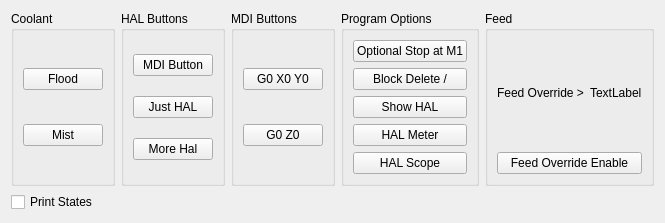
      <widget class="QWidget" name="tab_7">
       <attribute name="title">
        <string>Misc.</string>
       </attribute>
       <layout class="QGridLayout" name="gridLayout_28">
        <item row="0" column="2">
         <widget class="QGroupBox" name="groupBox_10">
          <property name="title">
           <string>MDI Buttons</string>
          </property>
          <layout class="QGridLayout" name="gridLayout_24">
           <item row="0" column="0">
            <widget class="QPushButton" name="pushButton">
             <property name="text">
              <string>G0 X0 Y0</string>
             </property>
             <property name="function" stdset="0">
              <string>mdi</string>
             </property>
             <property name="command" stdset="0">
              <string>G0 X0 Y0</string>
             </property>
            </widget>
           </item>
           <item row="1" column="0">
            <widget class="QPushButton" name="pushButton_2">
             <property name="text">
              <string>G0 Z0</string>
             </property>
             <property name="function" stdset="0">
              <string>mdi</string>
             </property>
             <property name="command" stdset="0">
              <string>G0 Z0</string>
             </property>
            </widget>
           </item>
          </layout>
         </widget>
        </item>
        <item row="1" column="0" colspan="3">
         <widget class="QCheckBox" name="print_states_cb">
          <property name="text">
           <string>Print States</string>
          </property>
         </widget>
        </item>
        <item row="0" column="4">
         <widget class="QGroupBox" name="groupBox_13">
          <property name="title">
           <string>Feed</string>
          </property>
          <layout class="QGridLayout" name="gridLayout_27">
           <item row="0" column="0">
            <widget class="QLabel" name="label_30">
             <property name="text">
              <string>Feed Override &gt;</string>
             </property>
            </widget>
           </item>
           <item row="0" column="1">
            <widget class="QLabel" name="feed_override_enabled_lb">
             <property name="text">
              <string>TextLabel</string>
             </property>
            </widget>
           </item>
           <item row="1" column="0" colspan="2">
            <widget class="QPushButton" name="feed_override_pb">
             <property name="text">
              <string>Feed Override Enable</string>
             </property>
            </widget>
           </item>
          </layout>
         </widget>
        </item>
        <item row="0" column="0">
         <widget class="QGroupBox" name="groupBox_11">
          <property name="title">
           <string>Coolant</string>
          </property>
          <layout class="QGridLayout" name="gridLayout_25">
           <item row="0" column="0">
            <widget class="QPushButton" name="flood_pb">
             <property name="text">
              <string>Flood</string>
             </property>
             <property name="checkable">
              <bool>true</bool>
             </property>
            </widget>
           </item>
           <item row="1" column="0">
            <widget class="QPushButton" name="mist_pb">
             <property name="text">
              <string>Mist</string>
             </property>
             <property name="checkable">
              <bool>true</bool>
             </property>
            </widget>
           </item>
          </layout>
         </widget>
        </item>
        <item row="0" column="3">
         <widget class="QGroupBox" name="groupBox_12">
          <property name="title">
           <string>Program Options</string>
          </property>
          <layout class="QGridLayout" name="gridLayout_26">
           <item row="1" column="0">
            <widget class="QPushButton" name="block_delete_pb">
             <property name="text">
              <string>Block Delete /</string>
             </property>
            </widget>
           </item>
           <item row="3" column="0">
            <widget class="QPushButton" name="hal_meter_pb">
             <property name="text">
              <string>HAL Meter</string>
             </property>
            </widget>
           </item>
           <item row="2" column="0">
            <widget class="QPushButton" name="show_hal_pb">
             <property name="text">
              <string>Show HAL</string>
             </property>
            </widget>
           </item>
           <item row="0" column="0">
            <widget class="QPushButton" name="optional_stop_pb">
             <property name="text">
              <string>Optional Stop at M1</string>
             </property>
            </widget>
           </item>
           <item row="4" column="0">
            <widget class="QPushButton" name="hal_scope_pb">
             <property name="text">
              <string>HAL Scope</string>
             </property>
            </widget>
           </item>
          </layout>
         </widget>
        </item>
        <item row="0" column="1">
         <widget class="QGroupBox" name="groupBox_2">
          <property name="title">
           <string>HAL Buttons</string>
          </property>
          <layout class="QGridLayout" name="gridLayout_34">
           <item row="0" column="0">
            <widget class="QPushButton" name="pushButton_3">
             <property name="text">
              <string>MDI Button</string>
             </property>
             <property name="function" stdset="0">
              <string>hal_pin</string>
             </property>
             <property name="pin_0" stdset="0">
              <string>hal-mdi-01, HAL_BIT, HAL_OUT</string>
             </property>
             <property name="required" stdset="0">
              <string>homed</string>
             </property>
            </widget>
           </item>
           <item row="1" column="0">
            <widget class="QPushButton" name="pushButton_4">
             <property name="text">
              <string>Just HAL</string>
             </property>
            </widget>
           </item>
           <item row="2" column="0">
            <widget class="QPushButton" name="pushButton_5">
             <property name="text">
              <string>More Hal</string>
             </property>
            </widget>
           </item>
          </layout>
         </widget>
        </item>
       </layout>
      </widget>
